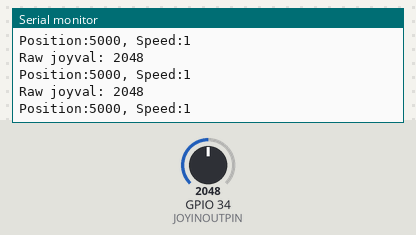
Bench run of a sketch on a simulated ESP32. On the bench: the last lines printed to the serial monitor. The test bench sets the inputs (shaded band); at power-on: GPIO 34 (JOYINOUTPIN) = 2048.

Above: at 1.2 s.
1.3 s: GPIO 34 (JOYINOUTPIN) set to 2107
At 2.3 s:
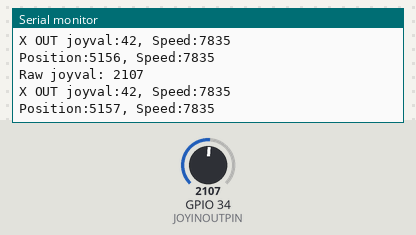
2.8 s: GPIO 34 (JOYINOUTPIN) set to 1228
At 3.5 s:
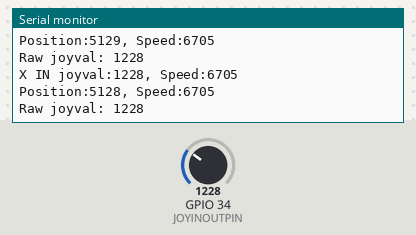
Timing chart, 0 to 5.1 s (numbered marks = the images above; inputs shaded):
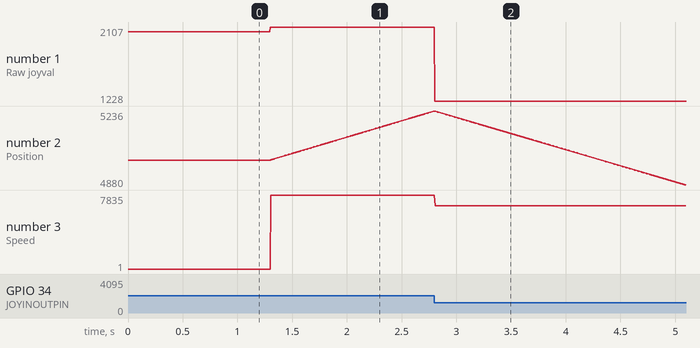

Measured:
- after the input at 1.3 s, the serial monitor: prints a new line at once (image 1)
- plotted number 1: 2048 → 2107 after the input at 1.3 s
- plotted number 2: 5000 → 5235 after the input at 1.3 s
- plotted number 3: 1 → 7835 after the input at 1.3 s

The sketch:

JOYSTICK1.ino
```cpp
// ESP32 Test Joystick1

#define JOYINOUTPIN   34      // ADC1_6, D34 - Wire to X
#define JOYOTHERPIN   35      // ADC1_7, D35 - Do not wire
//#define JZEROPOINT    2047
#define JZEROPOINT    1765    // value read when joystick is centered
#define JTHRESHOLD    300     // margin of error around center position
#define JMAXVALUE     4095    // maximum value reading of joystick
#define JMINVALUE     0       // minimum value reading of joystick

#define MSFAST        1
#define MSMED         1000
#define MSSLOW        8000
unsigned long ftargetPosition = 5000;
int joyspeed;

void updatejoystick(void)
{
  int joypos;
  int joyval;
  joyval = analogRead(JOYINOUTPIN);             // range is 0 - 4095, midpoint is 2047
  Serial.print("Raw joyval: ");
  Serial.println(joyval);
  if ( joyval < (JZEROPOINT - JTHRESHOLD) )
  {
    ftargetPosition--;                          // move IN
    Serial.print("X IN joyval:");
    Serial.print(joyval);
    joyspeed = map(joyval, 0, (JZEROPOINT - JTHRESHOLD), MSFAST, MSSLOW);
    Serial.print(", Speed:");
    Serial.println(joyspeed);
  }
  else if ( joyval > (JZEROPOINT + JTHRESHOLD) )
  {
    ftargetPosition++;                          // move OUT
    if ( ftargetPosition > 10000)
    {
      ftargetPosition = 10000;
    }
    joyval = joyval - (JZEROPOINT + JTHRESHOLD);
    if ( joyval < 0 )
    {
      //joyval = JZEROPOINT - joyval;
    }
    Serial.print("X OUT joyval:");
    Serial.print(joyval);
    joyspeed = map(joyval, 0, (JMAXVALUE-(JZEROPOINT + JTHRESHOLD)), MSSLOW, MSFAST);
    Serial.print(", Speed:");
    Serial.println(joyspeed);
  }
  Serial.print("Position:");
  Serial.print(ftargetPosition);
  Serial.print(", Speed:");
  Serial.println(joyspeed);
}

void initjoystick(void)
{
  Serial.println("joystick: initialise joystick");
  // perform any inititalisations necessary
  //pinMode(JOYINOUTPIN, INPUT_PULLUP);
  //pinMode(JOYOTHERPIN, INPUT_PULLUP);
  joyspeed = MSFAST;
}

void setup(void)
{
  Serial.begin(115200);
  initjoystick();
}

void loop(void)
{
  updatejoystick();
}
```
